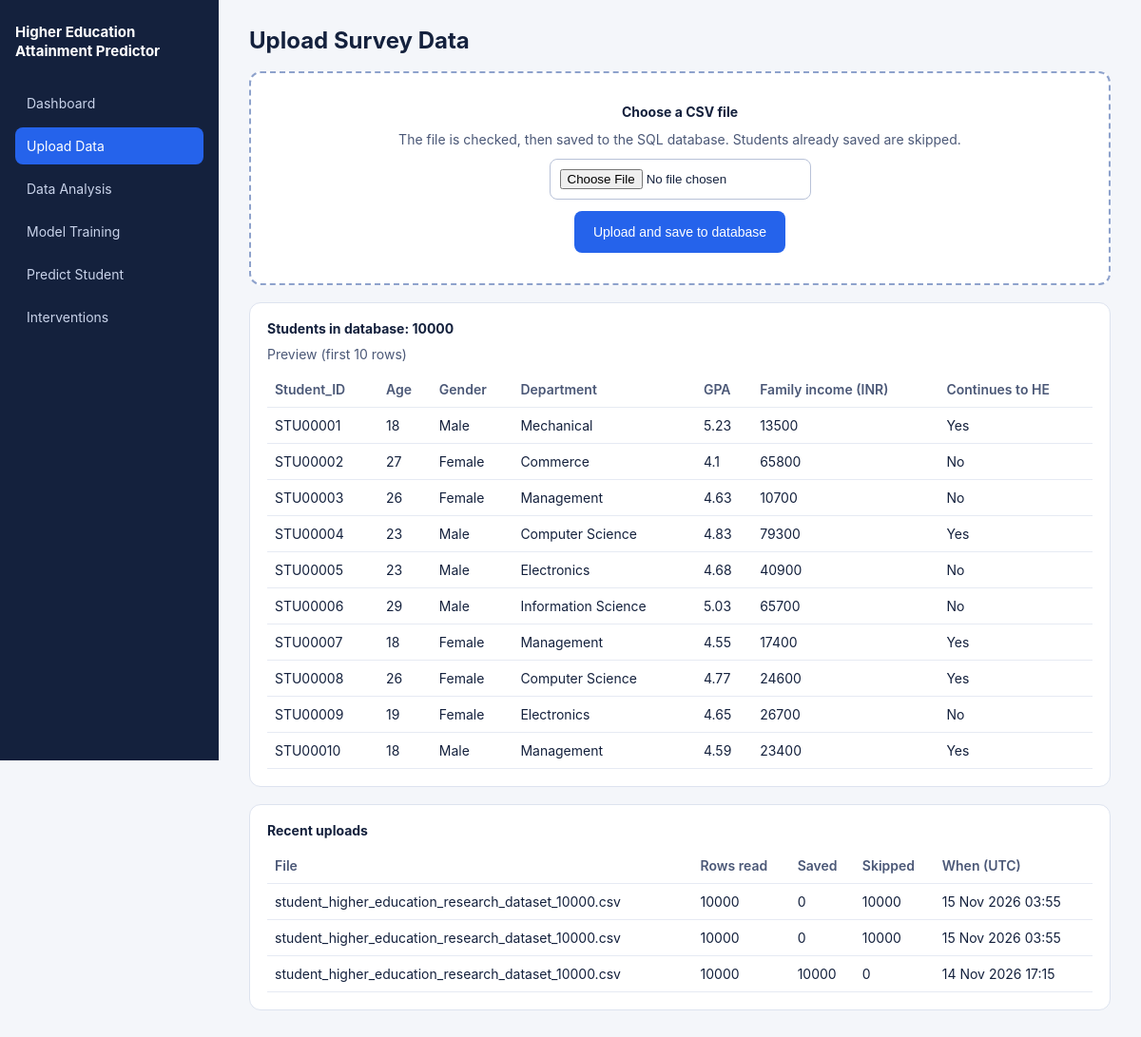
Screenshot of /upload with the database file from the repository.
### app/models.py (models this page shows, shortened)
class Student(db.Model):
    __tablename__ = "students"
    id = db.Column(db.Integer, primary_key=True)
    student_id = db.Column(db.String(50), unique=True, nullable=False, index=True)
    age = _int()
    gender = _txt(20)
    high_school_type = _txt()
    high_school_grade = _flt()
    entrance_exam_score = _flt()
    previous_qualification = _txt()
    department = _txt()
    semester = _int()
    semesters_completed = _int()
    cumulative_gpa = _flt()
    number_of_failed_courses = _int()
    attendance_percentage = _flt()
    academic_performance = _txt()
    family_income_inr = _flt()
    scholarship_holder = _txt(10)
    financial_assistance = _txt(10)
    tuition_fee_status = _txt()
    debtor_status = _txt(10)
    father_occupation = _txt()
    father_qualification = _txt()
    mother_occupation = _txt()
    mother_qualification = _txt()
    family_support = _txt(20)
    student_support_program = _txt(10)
    educational_special_needs = _txt(10)
    disability = _txt(10)
    career_change = _txt(10)
    second_career = _txt(10)
    motivation = _txt(20)
    student_engagement = _txt(20)
    time_management = _txt(20)
    learning_method = _txt()
    mentoring_support = _txt(10)
    higher_education_continuation = _txt(10)  # target: Yes / No
    dropout_status = _txt(30)                 # Continuing/Completed / Dropped Out
    created_at = db.Column(db.DateTime, default=_now)

class UploadLog(db.Model):
    __tablename__ = "upload_logs"
    id = db.Column(db.Integer, primary_key=True)
    filename = db.Column(db.String(255), nullable=False)
    rows_total = db.Column(db.Integer, default=0)
    rows_saved = db.Column(db.Integer, default=0)
    rows_skipped = db.Column(db.Integer, default=0)
    uploaded_at = db.Column(db.DateTime, default=_now)

### app/routes/upload.py (the view, shortened to what this page needs)
@bp.route("/upload", methods=["GET", "POST"])
def upload():
    result = None
    total_students = Student.query.count()
    preview = Student.query.order_by(Student.id).limit(10).all()
    logs = UploadLog.query.order_by(UploadLog.id.desc()).limit(5).all()
    return render_template(
        "upload.html",
        active="upload",
        result=result,
        total_students=total_students,
        preview=preview,
        logs=logs,
    )

### app/templates/upload.html (shortened to what this page needs)
{% extends "base.html" %}
{% block content %}
<h1>Upload Survey Data</h1>
<form method="post" enctype="multipart/form-data" class="drop">
  <b>Choose a CSV file</b>
  <p>The file is checked, then saved to the SQL database. Students already saved are skipped.</p>
  <input type="file" name="csv_file" accept=".csv" required>
  <button class="btn" type="submit">Upload and save to database</button>
</form>
<div class="card">
  <b>Students in database: {{ total_students }}</b>
  <p>Preview (first 10 rows)</p>
  <table>
    <tr>
      <th>Student_ID</th><th>Age</th><th>Gender</th><th>Department</th>
      <th>GPA</th><th>Family income (INR)</th><th>Continues to HE</th>
    </tr>
    {% for s in preview %}
    <tr>
      <td>{{ s.student_id }}</td><td>{{ s.age }}</td><td>{{ s.gender }}</td>
      <td>{{ s.department }}</td><td>{{ s.cumulative_gpa }}</td>
      <td>{{ s.family_income_inr|int }}</td><td>{{ s.higher_education_continuation }}</td>
    </tr>
    {% else %}
    <tr><td colspan="7">No data yet. Upload a CSV file above.</td></tr>
    {% endfor %}
  </table>
</div>
<div class="card">
  <b>Recent uploads</b>
  <table>
    <tr><th>File</th><th>Rows read</th><th>Saved</th><th>Skipped</th><th>When (UTC)</th></tr>
    {% for l in logs %}
    <tr>
      <td>{{ l.filename }}</td><td>{{ l.rows_total }}</td><td>{{ l.rows_saved }}</td>
      <td>{{ l.rows_skipped }}</td><td>{{ l.uploaded_at.strftime('%d %b %Y %H:%M') }}</td>
    </tr>
    {% else %}
    <tr><td colspan="5">No uploads yet.</td></tr>
    {% endfor %}
  </table>
</div>
{% endblock %}

### app/static/css/style.css (style rules this page uses)
* { box-sizing: border-box; }
body { margin: 0; font-family: Inter, "Segoe UI", sans-serif; background: #F4F6FA; color: #14213D; font-size: 14px; }
h1 { margin: 0; font-size: 24px; }
p { margin: 0; color: #4B5877; }
.card { background: #fff; border: 1px solid #DDE3EF; border-radius: 12px; padding: 18px; flex: 1; display: flex; flex-direction: column; gap: 10px; overflow-x: auto; }
.btn { background: #2563EB; color: #fff; border: 0; border-radius: 8px; padding: 12px 20px; font-size: 14px; min-height: 44px; width: fit-content; cursor: pointer; }
table { width: 100%; border-collapse: collapse; }
th, td { text-align: left; padding: 10px 8px; border-bottom: 1px solid #E6EAF3; white-space: nowrap; }
th { color: #4B5877; font-weight: 600; }
.drop { border: 2px dashed #8EA2CC; border-radius: 12px; padding: 32px; text-align: center; background: #fff; display: flex; flex-direction: column; align-items: center; gap: 12px; }
.drop input[type=file] { border: 1px solid #B8C2D8; border-radius: 8px; padding: 10px; background: #fff; max-width: 100%; }
.main > .card { flex: none; }

### rows the page displays
Student: student_id "STU00001", age "18", gender "Male", department "Mechanical", cumulative_gpa "5.23", family_income_inr "13500", higher_education_continuation "Yes"
Student: student_id "STU00002", age "27", gender "Female", department "Commerce", cumulative_gpa "4.1", family_income_inr "65800", higher_education_continuation "No"
Student: student_id "STU00003", age "26", gender "Female", department "Management", cumulative_gpa "4.63", family_income_inr "10700", higher_education_continuation "No"
Student: student_id "STU00004", age "23", gender "Male", department "Computer Science", cumulative_gpa "4.83", family_income_inr "79300", higher_education_continuation "Yes"
Student: student_id "STU00005", age "23", gender "Male", department "Electronics", cumulative_gpa "4.68", family_income_inr "40900", higher_education_continuation "No"
Student: student_id "STU00006", age "29", gender "Male", department "Information Science", cumulative_gpa "5.03", family_income_inr "65700", higher_education_continuation "No"
Student: student_id "STU00007", age "18", gender "Female", department "Management", cumulative_gpa "4.55", family_income_inr "17400", higher_education_continuation "Yes"
Student: student_id "STU00008", age "26", gender "Female", department "Computer Science", cumulative_gpa "4.77", family_income_inr "24600", higher_education_continuation "Yes"
Student: student_id "STU00009", age "19", gender "Female", department "Electronics", cumulative_gpa "4.65", family_income_inr "26700", higher_education_continuation "No"
Student: student_id "STU00010", age "18", gender "Male", department "Management", cumulative_gpa "4.59", family_income_inr "23400", higher_education_continuation "Yes"
UploadLog: filename "student_higher_education_research_dataset_10000.csv", rows_total "10000", rows_saved "0", rows_skipped "10000", uploaded_at "15 Nov 2026 03:55"
UploadLog: filename "student_higher_education_research_dataset_10000.csv", rows_total "10000", rows_saved "0", rows_skipped "10000", uploaded_at "15 Nov 2026 03:55"
UploadLog: filename "student_higher_education_research_dataset_10000.csv", rows_total "10000", rows_saved "10000", rows_skipped "0", uploaded_at "14 Nov 2026 17:15"

### other values shown
{{ total_students }} "10000"
